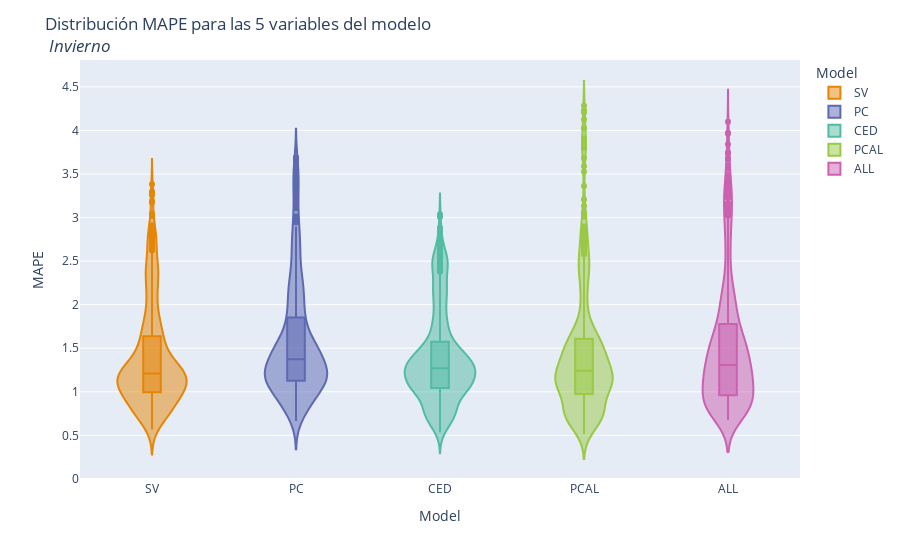

Source (notebook cell):
### Code cell
color_palette = px.colors.qualitative.Vivid

fig_2 = px.violin(complete_long_w, y='MAPE', x='Model', color='Model', box=True,
                color_discrete_sequence=color_palette)
fig_2.update_layout(title_text="Distribución MAPE para las 5 variables del modelo<br><i> Invierno")

fig_2.show()
fig_2.write_image("MAPE_WINTER.pdf")

### Figure 1 — Plotly figure (JSON) as saved in the notebook; plotly's stock layout.template omitted (floating-point values rounded to 4 significant figures; data arrays with more than 128 entries replaced by an {"elided": "..."} marker saying what was removed)
{"data": [{"alignmentgroup": "True", "box": {"visible": true}, "hovertemplate": "Model=%{x}<br>MAPE=%{y}<extra></extra>", "legendgroup": "SV", "marker": {"color": "rgb(229, 134, 6)"}, "name": "SV", "offsetgroup": "SV", "orientation": "v", "scalegroup": "True", "showlegend": true, "type": "violin", "x": {"elided": "529 str values"}, "x0": " ", "xaxis": "x", "y": {"elided": "529 float values"}, "y0": " ", "yaxis": "y"}, {"alignmentgroup": "True", "box": {"visible": true}, "hovertemplate": "Model=%{x}<br>MAPE=%{y}<extra></extra>", "legendgroup": "PC", "marker": {"color": "rgb(93, 105, 177)"}, "name": "PC", "offsetgroup": "PC", "orientation": "v", "scalegroup": "True", "showlegend": true, "type": "violin", "x": {"elided": "529 str values"}, "x0": " ", "xaxis": "x", "y": {"elided": "529 float values"}, "y0": " ", "yaxis": "y"}, {"alignmentgroup": "True", "box": {"visible": true}, "hovertemplate": "Model=%{x}<br>MAPE=%{y}<extra></extra>", "legendgroup": "CED", "marker": {"color": "rgb(82, 188, 163)"}, "name": "CED", "offsetgroup": "CED", "orientation": "v", "scalegroup": "True", "showlegend": true, "type": "violin", "x": {"elided": "529 str values"}, "x0": " ", "xaxis": "x", "y": {"elided": "529 float values"}, "y0": " ", "yaxis": "y"}, {"alignmentgroup": "True", "box": {"visible": true}, "hovertemplate": "Model=%{x}<br>MAPE=%{y}<extra></extra>", "legendgroup": "PCAL", "marker": {"color": "rgb(153, 201, 69)"}, "name": "PCAL", "offsetgroup": "PCAL", "orientation": "v", "scalegroup": "True", "showlegend": true, "type": "violin", "x": {"elided": "529 str values"}, "x0": " ", "xaxis": "x", "y": {"elided": "529 float values"}, "y0": " ", "yaxis": "y"}, {"alignmentgroup": "True", "box": {"visible": true}, "hovertemplate": "Model=%{x}<br>MAPE=%{y}<extra></extra>", "legendgroup": "ALL", "marker": {"color": "rgb(204, 97, 176)"}, "name": "ALL", "offsetgroup": "ALL", "orientation": "v", "scalegroup": "True", "showlegend": true, "type": "violin", "x": {"elided": "529 str values"}, "x0": " ", "xaxis": "x", "y": {"elided": "529 float values"}, "y0": " ", "yaxis": "y"}], "layout": {"legend": {"title": {"text": "Model"}, "tracegroupgap": 0}, "margin": {"t": 60}, "title": {"text": "Distribución MAPE para las 5 variables del modelo<br><i> Invierno"}, "violinmode": "overlay", "xaxis": {"anchor": "y", "categoryarray": ["SV", "PC", "CED", "PCAL", "ALL"], "categoryorder": "array", "domain": [0, 1], "title": {"text": "Model"}}, "yaxis": {"anchor": "x", "domain": [0, 1], "title": {"text": "MAPE"}}}}
